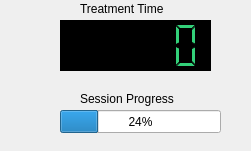
   <widget class="QWidget" name="sessionWidget" native="true">
    <property name="geometry">
     <rect>
      <x>150</x>
      <y>90</y>
      <width>251</width>
      <height>151</height>
     </rect>
    </property>
    <widget class="QLCDNumber" name="timeDisplay">
     <property name="enabled">
      <bool>true</bool>
     </property>
     <property name="geometry">
      <rect>
       <x>60</x>
       <y>20</y>
       <width>151</width>
       <height>51</height>
      </rect>
     </property>
     <property name="palette">
      <palette>
       <active>
        <colorrole role="WindowText">
         <brush brushstyle="SolidPattern">
          <color alpha="255">
           <red>51</red>
           <green>209</green>
           <blue>122</blue>
          </color>
         </brush>
        </colorrole>
        <colorrole role="Button">
         <brush brushstyle="SolidPattern">
          <color alpha="255">
           <red>0</red>
           <green>0</green>
           <blue>0</blue>
          </color>
         </brush>
        </colorrole>
        <colorrole role="Light">
         <brush brushstyle="SolidPattern">
          <color alpha="255">
           <red>0</red>
           <green>0</green>
           <blue>0</blue>
          </color>
         </brush>
        </colorrole>
        <colorrole role="Midlight">
         <brush brushstyle="SolidPattern">
          <color alpha="255">
           <red>0</red>
           <green>0</green>
           <blue>0</blue>
          </color>
         </brush>
        </colorrole>
        <colorrole role="Dark">
         <brush brushstyle="SolidPattern">
          <color alpha="255">
           <red>0</red>
           <green>0</green>
           <blue>0</blue>
          </color>
         </brush>
        </colorrole>
        <colorrole role="Mid">
         <brush brushstyle="SolidPattern">
          <color alpha="255">
           <red>0</red>
           <green>0</green>
           <blue>0</blue>
          </color>
         </brush>
        </colorrole>
        <colorrole role="Text">
         <brush brushstyle="SolidPattern">
          <color alpha="255">
           <red>46</red>
           <green>194</green>
           <blue>126</blue>
          </color>
         </brush>
        </colorrole>
        <colorrole role="BrightText">
         <brush brushstyle="SolidPattern">
          <color alpha="255">
           <red>87</red>
           <green>227</green>
           <blue>137</blue>
          </color>
         </brush>
        </colorrole>
        <colorrole role="ButtonText">
         <brush brushstyle="SolidPattern">
          <color alpha="255">
           <red>87</red>
           <green>227</green>
           <blue>137</blue>
          </color>
         </brush>
        </colorrole>
        <colorrole role="Base">
         <brush brushstyle="SolidPattern">
          <color alpha="255">
           <red>0</red>
           <green>0</green>
           <blue>0</blue>
          </color>
         </brush>
        </colorrole>
        <colorrole role="Window">
         <brush brushstyle="SolidPattern">
          <color alpha="255">
           <red>0</red>
           <green>0</green>
           <blue>0</blue>
          </color>
         </brush>
        </colorrole>
        <colorrole role="Shadow">
         <brush brushstyle="SolidPattern">
          <color alpha="255">
           <red>0</red>
           <green>0</green>
           <blue>0</blue>
          </color>
         </brush>
        </colorrole>
        <colorrole role="HighlightedText">
         <brush brushstyle="SolidPattern">
          <color alpha="255">
           <red>87</red>
           <green>227</green>
           <blue>137</blue>
          </color>
         </brush>
        </colorrole>
        <colorrole role="AlternateBase">
         <brush brushstyle="SolidPattern">
          <color alpha="255">
           <red>0</red>
           <green>0</green>
           <blue>0</blue>
          </color>
         </brush>
        </colorrole>
        <colorrole role="ToolTipBase">
         <brush brushstyle="SolidPattern">
          <color alpha="255">
           <red>255</red>
           <green>255</green>
           <blue>220</blue>
          </color>
         </brush>
        </colorrole>
        <colorrole role="ToolTipText">
         <brush brushstyle="SolidPattern">
          <color alpha="255">
           <red>0</red>
           <green>0</green>
           <blue>0</blue>
          </color>
         </brush>
        </colorrole>
        <colorrole role="PlaceholderText">
         <brush brushstyle="SolidPattern">
          <color alpha="128">
           <red>46</red>
           <green>194</green>
           <blue>126</blue>
          </color>
         </brush>
        </colorrole>
       </active>
       <inactive>
        <colorrole role="WindowText">
         <brush brushstyle="SolidPattern">
          <color alpha="255">
           <red>51</red>
           <green>209</green>
           <blue>122</blue>
          </color>
         </brush>
        </colorrole>
        <colorrole role="Button">
         <brush brushstyle="SolidPattern">
          <color alpha="255">
           <red>0</red>
           <green>0</green>
           <blue>0</blue>
          </color>
         </brush>
        </colorrole>
        <colorrole role="Light">
         <brush brushstyle="SolidPattern">
          <color alpha="255">
           <red>0</red>
           <green>0</green>
           <blue>0</blue>
          </color>
         </brush>
        </colorrole>
        <colorrole role="Midlight">
         <brush brushstyle="SolidPattern">
          <color alpha="255">
           <red>0</red>
           <green>0</green>
           <blue>0</blue>
          </color>
         </brush>
        </colorrole>
        <colorrole role="Dark">
         <brush brushstyle="SolidPattern">
          <color alpha="255">
           <red>0</red>
           <green>0</green>
           <blue>0</blue>
          </color>
         </brush>
        </colorrole>
        <colorrole role="Mid">
         <brush brushstyle="SolidPattern">
          <color alpha="255">
           <red>0</red>
           <green>0</green>
           <blue>0</blue>
          </color>
         </brush>
        </colorrole>
        <colorrole role="Text">
         <brush brushstyle="SolidPattern">
          <color alpha="255">
           <red>46</red>
           <green>194</green>
           <blue>126</blue>
          </color>
         </brush>
        </colorrole>
        <colorrole role="BrightText">
         <brush brushstyle="SolidPattern">
          <color alpha="255">
           <red>87</red>
           <green>227</green>
           <blue>137</blue>
          </color>
         </brush>
        </colorrole>
        <colorrole role="ButtonText">
         <brush brushstyle="SolidPattern">
          <color alpha="255">
           <red>87</red>
           <green>227</green>
           <blue>137</blue>
          </color>
         </brush>
        </colorrole>
        <colorrole role="Base">
         <brush brushstyle="SolidPattern">
          <color alpha="255">
           <red>0</red>
           <green>0</green>
           <blue>0</blue>
          </color>
         </brush>
        </colorrole>
        <colorrole role="Window">
         <brush brushstyle="SolidPattern">
          <color alpha="255">
           <red>0</red>
           <green>0</green>
           <blue>0</blue>
          </color>
         </brush>
        </colorrole>
        <colorrole role="Shadow">
         <brush brushstyle="SolidPattern">
          <color alpha="255">
           <red>0</red>
           <green>0</green>
           <blue>0</blue>
          </color>
         </brush>
        </colorrole>
        <colorrole role="HighlightedText">
         <brush brushstyle="SolidPattern">
          <color alpha="255">
           <red>87</red>
           <green>227</green>
           <blue>137</blue>
          </color>
         </brush>
        </colorrole>
        <colorrole role="AlternateBase">
         <brush brushstyle="SolidPattern">
          <color alpha="255">
           <red>0</red>
           <green>0</green>
           <blue>0</blue>
          </color>
         </brush>
        </colorrole>
        <colorrole role="ToolTipBase">
         <brush brushstyle="SolidPattern">
          <color alpha="255">
           <red>255</red>
           <green>255</green>
           <blue>220</blue>
          </color>
         </brush>
        </colorrole>
        <colorrole role="ToolTipText">
         <brush brushstyle="SolidPattern">
          <color alpha="255">
           <red>0</red>
           <green>0</green>
           <blue>0</blue>
          </color>
         </brush>
        </colorrole>
        <colorrole role="PlaceholderText">
         <brush brushstyle="SolidPattern">
          <color alpha="128">
           <red>46</red>
           <green>194</green>
           <blue>126</blue>
          </color>
         </brush>
        </colorrole>
       </inactive>
       <disabled>
        <colorrole role="WindowText">
         <brush brushstyle="SolidPattern">
          <color alpha="255">
           <red>0</red>
           <green>0</green>
           <blue>0</blue>
          </color>
         </brush>
        </colorrole>
        <colorrole role="Button">
         <brush brushstyle="SolidPattern">
          <color alpha="255">
           <red>0</red>
           <green>0</green>
           <blue>0</blue>
          </color>
         </brush>
        </colorrole>
        <colorrole role="Light">
         <brush brushstyle="SolidPattern">
          <color alpha="255">
           <red>0</red>
           <green>0</green>
           <blue>0</blue>
          </color>
         </brush>
        </colorrole>
        <colorrole role="Midlight">
         <brush brushstyle="SolidPattern">
          <color alpha="255">
           <red>0</red>
           <green>0</green>
           <blue>0</blue>
          </color>
         </brush>
        </colorrole>
        <colorrole role="Dark">
         <brush brushstyle="SolidPattern">
          <color alpha="255">
           <red>0</red>
           <green>0</green>
           <blue>0</blue>
          </color>
         </brush>
        </colorrole>
        <colorrole role="Mid">
         <brush brushstyle="SolidPattern">
          <color alpha="255">
           <red>0</red>
           <green>0</green>
           <blue>0</blue>
          </color>
         </brush>
        </colorrole>
        <colorrole role="Text">
         <brush brushstyle="SolidPattern">
          <color alpha="255">
           <red>0</red>
           <green>0</green>
           <blue>0</blue>
          </color>
         </brush>
        </colorrole>
        <colorrole role="BrightText">
         <brush brushstyle="SolidPattern">
          <color alpha="255">
           <red>87</red>
           <green>227</green>
           <blue>137</blue>
          </color>
         </brush>
        </colorrole>
        <colorrole role="ButtonText">
         <brush brushstyle="SolidPattern">
          <color alpha="255">
           <red>0</red>
           <green>0</green>
           <blue>0</blue>
          </color>
         </brush>
        </colorrole>
        <colorrole role="Base">
         <brush brushstyle="SolidPattern">
          <color alpha="255">
           <red>0</red>
           <green>0</green>
           <blue>0</blue>
          </color>
         </brush>
        </colorrole>
        <colorrole role="Window">
         <brush brushstyle="SolidPattern">
          <color alpha="255">
           <red>0</red>
           <green>0</green>
           <blue>0</blue>
          </color>
         </brush>
        </colorrole>
        <colorrole role="Shadow">
         <brush brushstyle="SolidPattern">
          <color alpha="255">
           <red>0</red>
           <green>0</green>
           <blue>0</blue>
          </color>
         </brush>
        </colorrole>
        <colorrole role="HighlightedText">
         <brush brushstyle="SolidPattern">
          <color alpha="255">
           <red>87</red>
           <green>227</green>
           <blue>137</blue>
          </color>
         </brush>
        </colorrole>
        <colorrole role="AlternateBase">
         <brush brushstyle="SolidPattern">
          <color alpha="255">
           <red>0</red>
           <green>0</green>
           <blue>0</blue>
          </color>
         </brush>
        </colorrole>
        <colorrole role="ToolTipBase">
         <brush brushstyle="SolidPattern">
          <color alpha="255">
           <red>255</red>
           <green>255</green>
           <blue>220</blue>
          </color>
         </brush>
        </colorrole>
        <colorrole role="ToolTipText">
         <brush brushstyle="SolidPattern">
          <color alpha="255">
           <red>0</red>
           <green>0</green>
           <blue>0</blue>
          </color>
         </brush>
        </colorrole>
        <colorrole role="PlaceholderText">
         <brush brushstyle="SolidPattern">
          <color alpha="128">
           <red>255</red>
           <green>255</green>
           <blue>255</blue>
          </color>
         </brush>
        </colorrole>
       </disabled>
      </palette>
     </property>
     <property name="font">
      <font>
       <family>DejaVu Sans</family>
      </font>
     </property>
     <property name="focusPolicy">
      <enum>Qt::NoFocus</enum>
     </property>
     <property name="acceptDrops">
      <bool>false</bool>
     </property>
     <property name="autoFillBackground">
      <bool>true</bool>
     </property>
     <property name="frameShape">
      <enum>QFrame::Box</enum>
     </property>
    </widget>
    <widget class="QProgressBar" name="progressBar">
     <property name="geometry">
      <rect>
       <x>60</x>
       <y>110</y>
       <width>161</width>
       <height>23</height>
      </rect>
     </property>
     <property name="value">
      <number>24</number>
     </property>
    </widget>
    <widget class="QLabel" name="sessionProg">
     <property name="geometry">
      <rect>
       <x>80</x>
       <y>90</y>
       <width>121</width>
       <height>17</height>
      </rect>
     </property>
     <property name="text">
      <string>Session Progress</string>
     </property>
    </widget>
    <widget class="QLabel" name="label_3">
     <property name="geometry">
      <rect>
       <x>80</x>
       <y>0</y>
       <width>111</width>
       <height>17</height>
      </rect>
     </property>
     <property name="text">
      <string>Treatment Time</string>
     </property>
    </widget>
   </widget>
